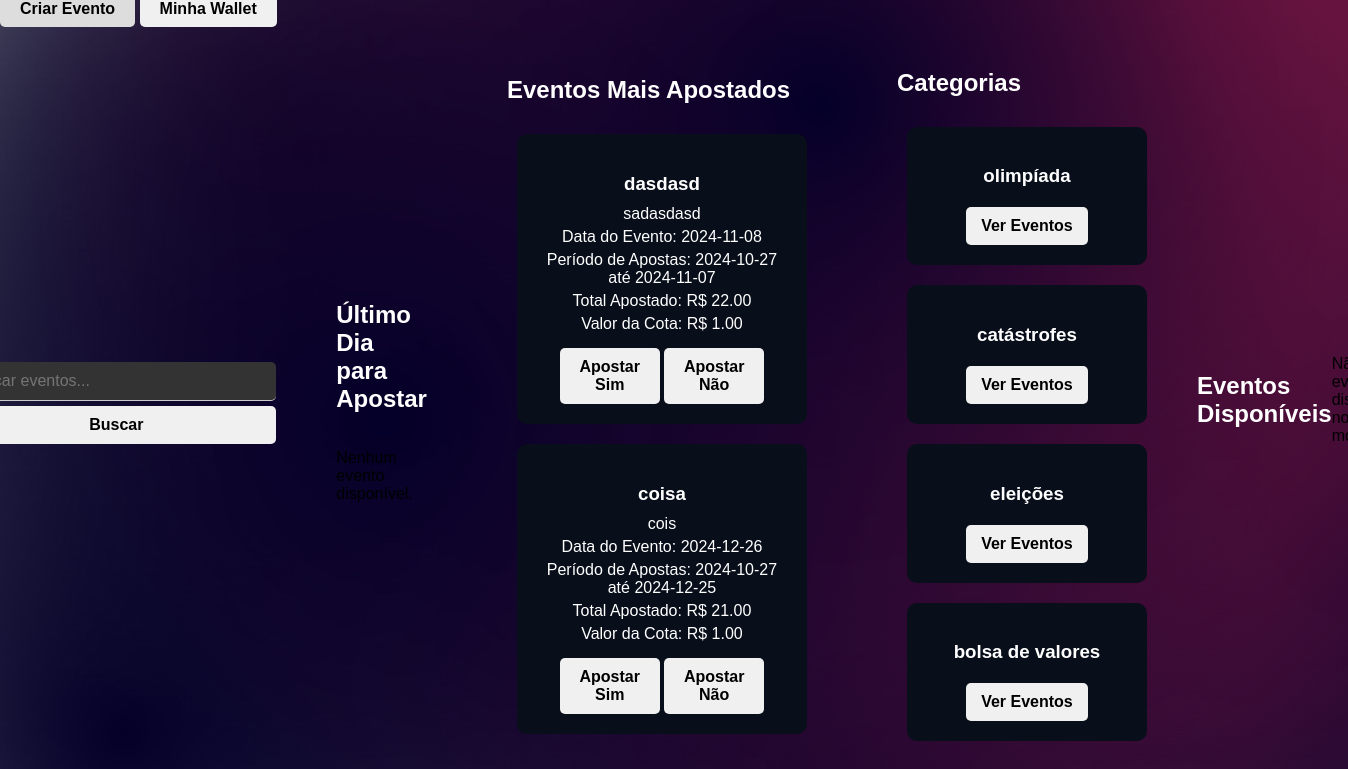
The page /area_usuario (signed in) on the database its author committed.
### tables this page shows
CREATE TABLE eventos (
        id INTEGER PRIMARY KEY AUTOINCREMENT,
        titulo TEXT NOT NULL,
        descricao TEXT NOT NULL,
        valor_cota REAL NOT NULL CHECK (valor_cota >= 1.00),
        data_evento DATE NOT NULL,
        data_inicio_apostas DATE NOT NULL,
        data_fim_apostas DATE NOT NULL,
        status TEXT NOT NULL DEFAULT 'pendente',
        id_criador INTEGER NOT NULL,
        data_criacao TIMESTAMP DEFAULT CURRENT_TIMESTAMP, opcao_vencedora TEXT,
        FOREIGN KEY (id_criador) REFERENCES usuarios(id) ON DELETE CASCADE
    );

CREATE TABLE categorias_eventos (
        id INTEGER PRIMARY KEY AUTOINCREMENT,
        nome TEXT UNIQUE NOT NULL
    );

### app.py (the view)
@app.route('/area_usuario')
def area_usuario():
    if 'logged_in' in session:
        user_id = session.get('id_usuario')
        conn = sqlite3.connect(database_path)
        cursor = conn.cursor()
        print("ID do usuário na sessão:", session.get('id_usuario'))
        cursor.execute('''
            SELECT * FROM eventos
            WHERE data_fim_apostas = date('now')
            AND status = 'aprovado'
            ORDER BY data_evento ASC
            LIMIT 10
        ''')
        eventos_finalizando = cursor.fetchall()
        cursor.execute('''
            SELECT eventos.*, SUM(apostas.valor) as total_apostado
            FROM eventos
            LEFT JOIN apostas ON eventos.id = apostas.id_evento
            WHERE eventos.status = 'aprovado'
            GROUP BY eventos.id
            ORDER BY total_apostado DESC
            LIMIT 10
        ''')
        eventos_mais_apostados = cursor.fetchall()
        cursor.execute('SELECT * FROM categorias_eventos')
        categorias = cursor.fetchall()
        conn.close()
        return render_template('area_usuario.html', eventos_finalizando=eventos_finalizando,
                               eventos_mais_apostados=eventos_mais_apostados, categorias=categorias)
    else:
        return redirect(url_for('login'))

### templates/area_usuario.html (shortened to what this page needs)
<!DOCTYPE html>
<html lang="pt-BR">
<head>
    <link rel="stylesheet" href="{{ url_for('static', filename='css/styles.css') }}">
</head>
<body>
    <div class="top-bar">
        <a href="{{ url_for('criar_evento') }}" class="wallet-button">Criar Evento</a>
        <a href="{{ url_for('gerenciar_carteira') }}" class="wallet-button">Minha Wallet</a>
    </div>
    <div class="search-container">
        <form action="{{ url_for('pesquisar_evento') }}" method="GET" target="_blank">
            <input type="text" name="query" placeholder="Buscar eventos..." required>
            <button type="submit">Buscar</button>
        </form>
    </div>
    <div class="section">
        <h2>Último Dia para Apostar</h2>
        <div class="eventos-container">
            {% for evento in eventos_finalizando %}
                <div class="evento-card">
                    <h3>{{ evento[1] }}</h3>
                    <p>{{ evento[2] }}</p>
                    <p>Data do Evento: {{ evento[4] }}</p>
                    <p>Período de Apostas: {{ evento[5] }} até {{ evento[6] }}</p>
                    <p>Valor da Cota: R$ {{ '{:.2f}'.format(evento[3]) }}</p>
                    <button onclick="openModal('{{ evento[0] }}', '{{ evento[1] }}', 'sim')">Apostar Sim</button>
                    <button onclick="openModal('{{ evento[0] }}', '{{ evento[1] }}', 'nao')">Apostar Não</button>
                </div>
            {% else %}
                <p>Nenhum evento disponível.</p>
            {% endfor %}
        </div>
    </div>
    <div class="section">
        <h2>Eventos Mais Apostados</h2>
        <div class="eventos-container">
            {% for evento in eventos_mais_apostados %}
                <div class="evento-card">
                    <h3>{{ evento[1] }}</h3>
                    <p>{{ evento[2] }}</p>
                    <p>Data do Evento: {{ evento[4] }}</p>
                    <p>Período de Apostas: {{ evento[5] }} até {{ evento[6] }}</p>
                    <p>Total Apostado: R$ {{ '{:.2f}'.format(evento[-1] or 0) }}</p>
                    <p>Valor da Cota: R$ {{ '{:.2f}'.format(evento[3]) }}</p>
                    <button onclick="openModal('{{ evento[0] }}', '{{ evento[1] }}', 'sim')">Apostar Sim</button>
                    <button onclick="openModal('{{ evento[0] }}', '{{ evento[1] }}', 'nao')">Apostar Não</button>
                </div>
            {% else %}
                <p>Nenhum evento disponível.</p>
            {% endfor %}
        </div>
    </div>
    <div class="section">
        <h2>Categorias</h2>
        <div class="categorias-container">
            {% for categoria in categorias %}
                <div class="categoria-card">
                    <h3>{{ categoria[1] }}</h3>
                    <a href="{{ url_for('pesquisar_evento') }}?categoria={{ categoria[0] }}">Ver Eventos</a>
                </div>
            {% else %}
                <p>Nenhuma categoria disponível.</p>
            {% endfor %}
        </div>
    </div>
    <h2>Eventos Disponíveis</h2>
    <div class="eventos-container">
        {% for evento in eventos %}
            <div class="evento-card">
                <h3>{{ evento.titulo }}</h3>
                <p>{{ evento.descricao }}</p>
                <p>Data do evento: {{ evento.data_evento }}</p>
                <button onclick="openModal('{{ evento.id }}', '{{ evento.titulo }}', 'sim')">Apostar Sim</button>
                <button onclick="openModal('{{ evento.id }}', '{{ evento.titulo }}', 'nao')">Apostar Não</button>
            </div>
        {% else %}
            <p>Não há eventos disponíveis no momento.</p>
        {% endfor %}
    </div>
</body>
</html>

### static/css/styles.css (style rules this page uses)
body { margin: 0; padding: 0; font-family: Arial, sans-serif; background: url('/static/images/bg.png') no-repeat center center fixed; background-size: cover; height: 100vh; display: flex; justify-content: center; align-items: center; }
h2 { color: #fff; text-align: left; font-weight: bold; margin-bottom: 20px; }
input[type="text"], input[type="password"],input[type="email"],input[type="date"] { width: 100%; padding: 10px; margin: 5px 0; border: none; border-bottom: 1px solid #ccc; background-color: #333; color: #fff; font-size: 16px; outline: none; border-radius: 5px; }
button { width: 100%; padding: 10px; background-color: #f0f0f0; border: none; border-radius: 5px; cursor: pointer; font-size: 16px; font-weight: bold; }
.search-container { text-align: center; margin: 20px; }
.search-container input[type="text"] { width: 300px; padding: 10px; }
.search-container button { padding: 10px 20px; background-color: #f0f0f0; color: #000; border: none; border-radius: 5px; cursor: pointer; font-weight: bold; }
.section { margin: 40px; }
.section h2 { color: #fff; text-align: left; margin-bottom: 20px; }
.eventos-container { display: flex; flex-wrap: wrap; justify-content: center; }
.evento-card { background-color: #080E1A; padding: 20px; margin: 10px; width: 250px; border-radius: 10px; color: #fff; text-align: center; }
.evento-card h3 { margin-bottom: 10px; }
.evento-card p { margin: 5px 0; }
.evento-card button { margin-top: 10px; width: 100px; padding: 10px; background-color: #f0f0f0; color: #000; border: none; border-radius: 5px; cursor: not-allowed; font-weight: bold; }
.categorias-container { display: flex; flex-wrap: wrap; justify-content: center; }
.categoria-card { background-color: #080E1A; padding: 20px; margin: 10px; width: 200px; border-radius: 10px; color: #fff; text-align: center; }
.categoria-card h3 { margin-bottom: 10px; }
.categoria-card a { display: inline-block; margin-top: 10px; padding: 10px 15px; background-color: #f0f0f0; color: #000; text-decoration: none; border-radius: 5px; font-weight: bold; }
.top-bar { position: fixed; top: 0; left: 0; z-index: 1000; }
.wallet-button { padding: 10px 20px; background-color: #f0f0f0; color: #000; text-decoration: none; border-radius: 5px; font-weight: bold; }

### rows shown on the page
eventos: titulo "dasdasd", descricao "sadasdasd", data_evento "2024-11-08", data_inicio_apostas "2024-10-27", data_fim_apostas "2024-11-07", evento "22.00", valor_cota "1.00"
eventos: titulo "coisa", descricao "cois", data_evento "2024-12-26", data_inicio_apostas "2024-10-27", data_fim_apostas "2024-12-25", evento "21.00", valor_cota "1.00"
categorias_eventos: nome "olimpíada"
categorias_eventos: nome "catástrofes"
categorias_eventos: nome "eleições"
categorias_eventos: nome "bolsa de valores"
